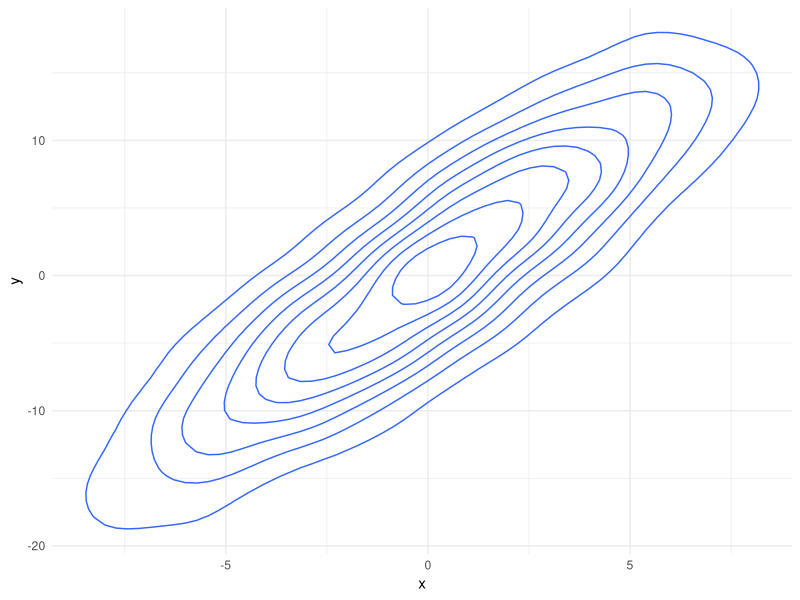
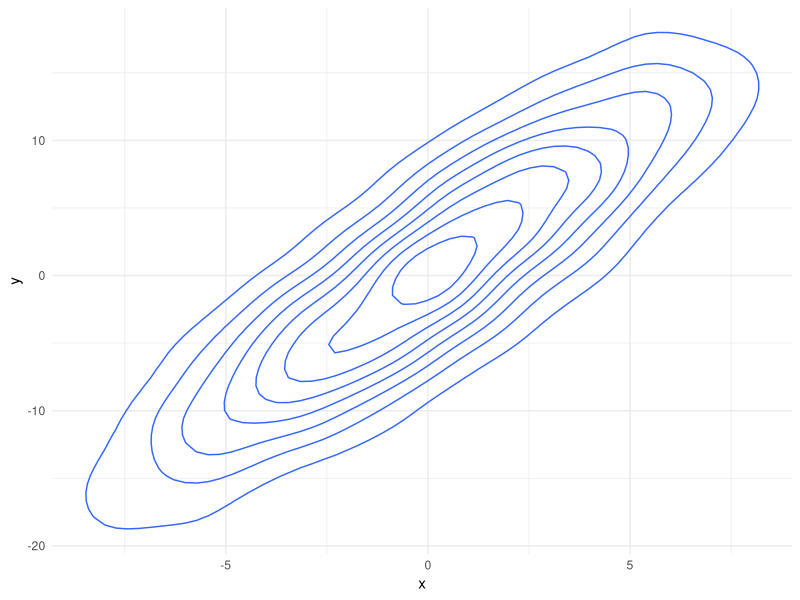

R code for these plots, in order:
library(ggplot2)
library(magrittr)
library(MASS)
library(dplyr)

d <- data.frame(
  x = rnorm(n = 5000, mean = 0, sd = 4),
  w = rnorm(n = 5000, mean = 0, sd = 4)
)

d$y <- 2*d$x + d$w

contours <- kde2d(x = d$x, y = d$y, h = 4, n = 100)

d %>%  
  ggplot(aes(x = x, y = y)) + 
  geom_density_2d() + 
  theme_minimal()

ggsave(filename = 'contour.pdf', device = 'pdf', bg = 'transparent')
  